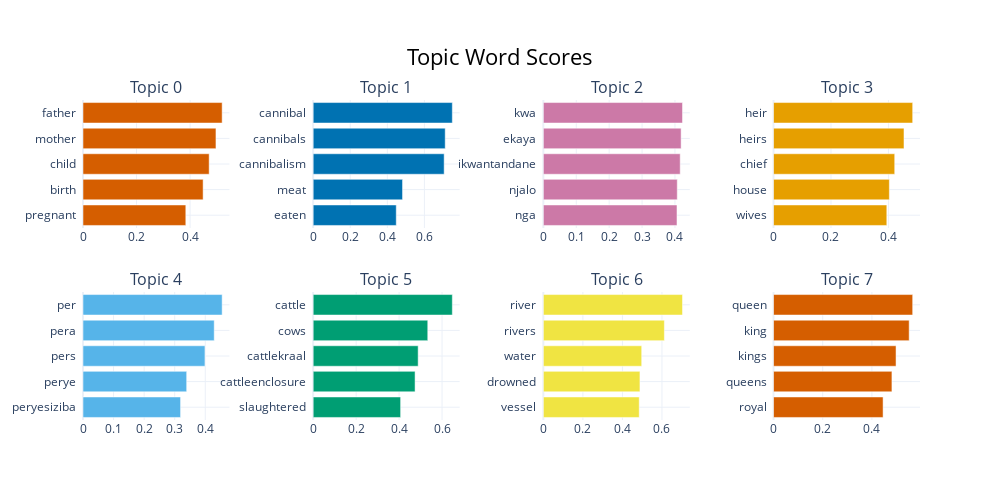

The notebook cell saved with this chart:
### Code cell
fig6 = topic_model.visualize_barchart()
fig6.write_html("callaway_keybert_barchart_orig.html")
fig6

### Figure 1 — Plotly figure (JSON) as saved in the notebook; plotly's stock layout.template omitted (floating-point values rounded to 4 significant figures)
{"data": [{"marker": {"color": "#D55E00"}, "orientation": "h", "type": "bar", "x": [0.384, 0.4487, 0.4713, 0.4967, 0.5198], "xaxis": "x", "y": ["pregnant  ", "birth  ", "child  ", "mother  ", "father  "], "yaxis": "y"}, {"marker": {"color": "#0072B2"}, "orientation": "h", "type": "bar", "x": [0.4483, 0.4821, 0.7067, 0.7123, 0.7507], "xaxis": "x2", "y": ["eaten  ", "meat  ", "cannibalism  ", "cannibals  ", "cannibal  "], "yaxis": "y2"}, {"marker": {"color": "#CC79A7"}, "orientation": "h", "type": "bar", "x": [0.4061, 0.4069, 0.4159, 0.4187, 0.4229], "xaxis": "x3", "y": ["nga  ", "njalo  ", "ikwantandane  ", "ekaya  ", "kwa  "], "yaxis": "y3"}, {"marker": {"color": "#E69F00"}, "orientation": "h", "type": "bar", "x": [0.3943, 0.4032, 0.4218, 0.4541, 0.4844], "xaxis": "x4", "y": ["wives  ", "house  ", "chief  ", "heirs  ", "heir  "], "yaxis": "y4"}, {"marker": {"color": "#56B4E9"}, "orientation": "h", "type": "bar", "x": [0.3192, 0.3392, 0.3991, 0.4294, 0.4553], "xaxis": "x5", "y": ["peryesiziba  ", "perye  ", "pers  ", "pera  ", "per  "], "yaxis": "y5"}, {"marker": {"color": "#009E73"}, "orientation": "h", "type": "bar", "x": [0.4071, 0.4744, 0.4887, 0.5335, 0.6478], "xaxis": "x6", "y": ["slaughtered  ", "cattleenclosure  ", "cattlekraal  ", "cows  ", "cattle  "], "yaxis": "y6"}, {"marker": {"color": "#F0E442"}, "orientation": "h", "type": "bar", "x": [0.485, 0.4886, 0.4976, 0.6123, 0.704], "xaxis": "x7", "y": ["vessel  ", "drowned  ", "water  ", "rivers  ", "river  "], "yaxis": "y7"}, {"marker": {"color": "#D55E00"}, "orientation": "h", "type": "bar", "x": [0.4454, 0.4813, 0.498, 0.5514, 0.5656], "xaxis": "x8", "y": ["royal  ", "queens  ", "kings  ", "king  ", "queen  "], "yaxis": "y8"}], "layout": {"annotations": [{"font": {"size": 16}, "showarrow": false, "text": "Topic 0", "x": 0.0875, "xanchor": "center", "xref": "paper", "y": 1, "yanchor": "bottom", "yref": "paper"}, {"font": {"size": 16}, "showarrow": false, "text": "Topic 1", "x": 0.3625, "xanchor": "center", "xref": "paper", "y": 1, "yanchor": "bottom", "yref": "paper"}, {"font": {"size": 16}, "showarrow": false, "text": "Topic 2", "x": 0.6375, "xanchor": "center", "xref": "paper", "y": 1, "yanchor": "bottom", "yref": "paper"}, {"font": {"size": 16}, "showarrow": false, "text": "Topic 3", "x": 0.9125, "xanchor": "center", "xref": "paper", "y": 1, "yanchor": "bottom", "yref": "paper"}, {"font": {"size": 16}, "showarrow": false, "text": "Topic 4", "x": 0.0875, "xanchor": "center", "xref": "paper", "y": 0.4, "yanchor": "bottom", "yref": "paper"}, {"font": {"size": 16}, "showarrow": false, "text": "Topic 5", "x": 0.3625, "xanchor": "center", "xref": "paper", "y": 0.4, "yanchor": "bottom", "yref": "paper"}, {"font": {"size": 16}, "showarrow": false, "text": "Topic 6", "x": 0.6375, "xanchor": "center", "xref": "paper", "y": 0.4, "yanchor": "bottom", "yref": "paper"}, {"font": {"size": 16}, "showarrow": false, "text": "Topic 7", "x": 0.9125, "xanchor": "center", "xref": "paper", "y": 0.4, "yanchor": "bottom", "yref": "paper"}], "height": 500, "hoverlabel": {"bgcolor": "white", "font": {"family": "Rockwell", "size": 16}}, "showlegend": false, "title": {"font": {"color": "Black", "size": 22}, "text": "Topic Word Scores", "x": 0.5, "xanchor": "center", "yanchor": "top"}, "width": 1000, "xaxis": {"anchor": "y", "domain": [0, 0.175], "showgrid": true}, "xaxis2": {"anchor": "y2", "domain": [0.275, 0.45], "showgrid": true}, "xaxis3": {"anchor": "y3", "domain": [0.55, 0.725], "showgrid": true}, "xaxis4": {"anchor": "y4", "domain": [0.825, 1], "showgrid": true}, "xaxis5": {"anchor": "y5", "domain": [0, 0.175], "showgrid": true}, "xaxis6": {"anchor": "y6", "domain": [0.275, 0.45], "showgrid": true}, "xaxis7": {"anchor": "y7", "domain": [0.55, 0.725], "showgrid": true}, "xaxis8": {"anchor": "y8", "domain": [0.825, 1], "showgrid": true}, "yaxis": {"anchor": "x", "domain": [0.6, 1], "showgrid": true}, "yaxis2": {"anchor": "x2", "domain": [0.6, 1], "showgrid": true}, "yaxis3": {"anchor": "x3", "domain": [0.6, 1], "showgrid": true}, "yaxis4": {"anchor": "x4", "domain": [0.6, 1], "showgrid": true}, "yaxis5": {"anchor": "x5", "domain": [0, 0.4], "showgrid": true}, "yaxis6": {"anchor": "x6", "domain": [0, 0.4], "showgrid": true}, "yaxis7": {"anchor": "x7", "domain": [0, 0.4], "showgrid": true}, "yaxis8": {"anchor": "x8", "domain": [0, 0.4], "showgrid": true}}}
